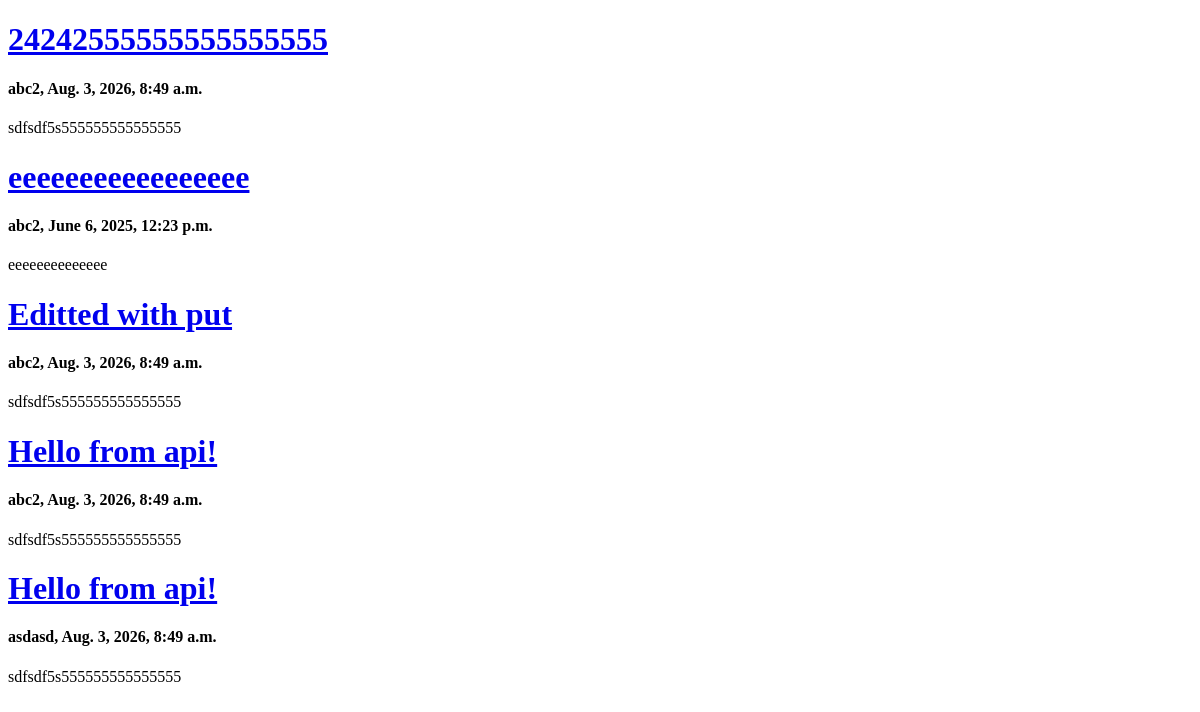
The app's page /blog/post/ (signed in), older data.
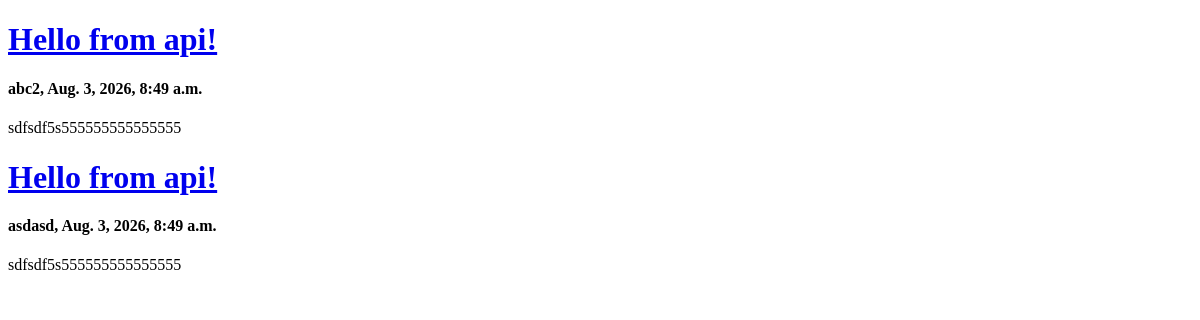
The same page, newer data.
### blog/models.py (models this page shows, shortened)
class Post(models.Model):
    author = models.ForeignKey('accounts.Profile', on_delete=models.CASCADE)
    image = models.ImageField(null=True, blank=True)
    title = models.CharField(max_length=250)
    content = models.TextField()
    status = models.BooleanField()
    category = models.ForeignKey('Category', on_delete=models.SET_NULL, null=True)
    created_at = models.DateTimeField(auto_now_add=True)
    updated_at = models.DateTimeField(auto_now=True)
    published_at = models.DateTimeField()

### accounts/models.py (models this page shows, shortened)
class Profile(models.Model):
    user = models.OneToOneField(User, on_delete=models.CASCADE, related_name='profile')
    first_name = models.CharField(max_length=250, blank=True, null=True)
    last_name = models.CharField(max_length=250, blank=True, null=True)
    image = models.ImageField(blank=True, null=True)
    description = models.TextField()
    created_date = models.DateTimeField(auto_now_add=True)
    updated_date = models.DateTimeField(auto_now=True)

### blog/views.py (the view)
# urls.py: path('post/', views.PostList.as_view(), name = 'post-list'),
class PostList(PermissionRequiredMixin, LoginRequiredMixin, ListView):
    context_object_name = 'posts'
    permission_required = ['blog.view_post']
    def get_queryset(self):
        query = Post.objects.filter(status=True)
        return query

### templates/blog/post_list.html (shortened to what this page needs)
<!DOCTYPE html>
<html lang="en">
<head>
</head>
<body>
    {% for post in posts %}
        <div>
            <h1>
                <a href="{% url 'blog:post-detail' pk=post.id %}">{{post.title}}</a>
            </h1>
            <h4>{{post.author.first_name}}, {{post.published_at}}{% if request.user == post.author %}, <a href="{% url 'blog:post-edit' pk=post.id %}">Edit</a>, <a href="{% url 'blog:post-delete' pk=post.id %}">Delete</a>{% endif %}</h4>
            <p>
                {{post.content}}
            </p>
        </div>
    {% endfor %}
</body>
</html>

Row changes from the older to the newer data that the page shows:
removed Post: title "24242555555555555555", author.first_name "abc2", published_at "Aug. 3, 2026, 8:49 a.m.", content "sdfsdf5s555555555555555"
removed Post: title "eeeeeeeeeeeeeeeee", author.first_name "abc2", published_at "June 6, 2025, 12:23 p.m.", content "eeeeeeeeeeeeee"
removed Post: title "Editted with put", author.first_name "abc2", published_at "Aug. 3, 2026, 8:49 a.m.", content "sdfsdf5s555555555555555"
